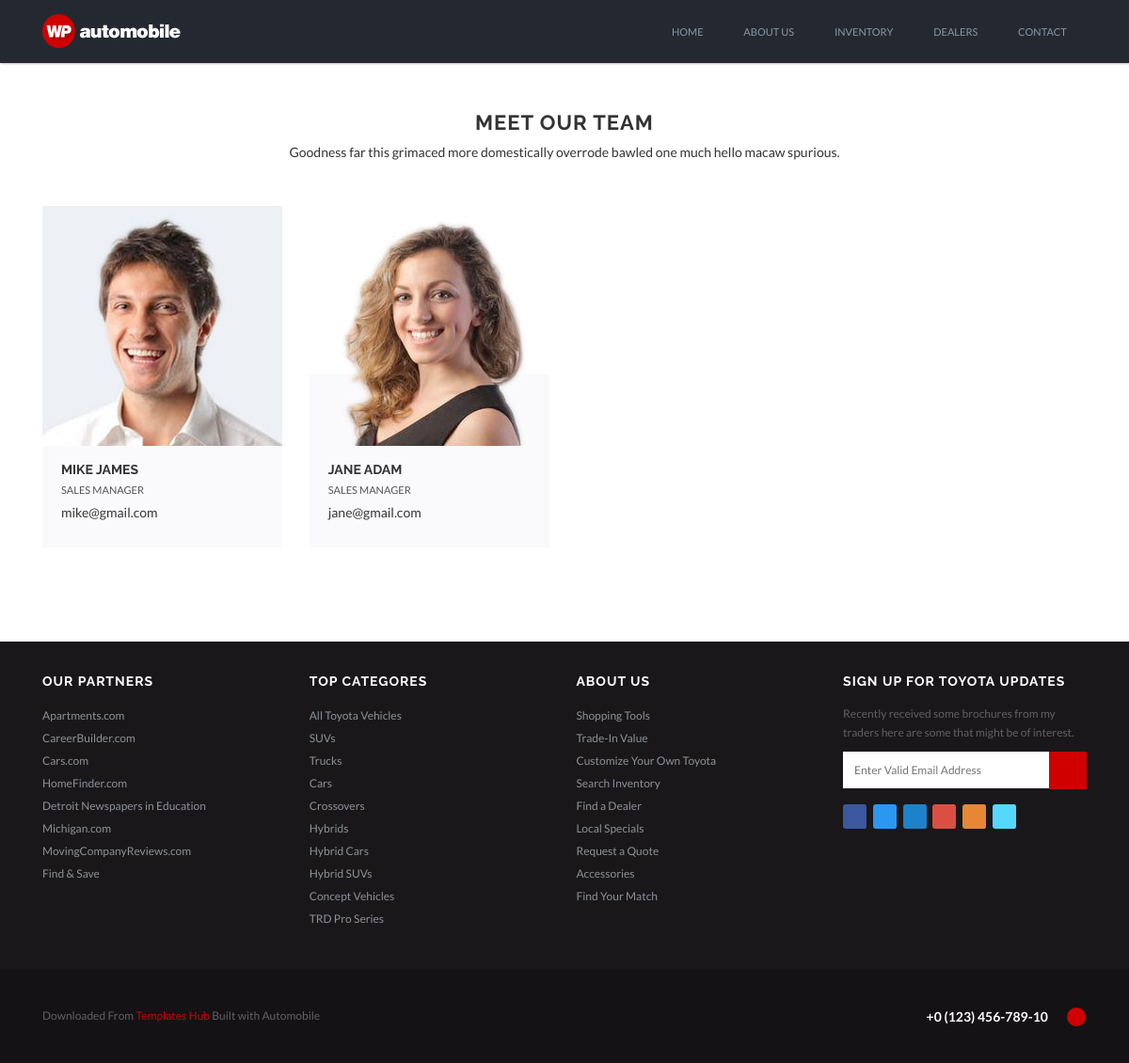
Screenshot of /dealers/ with the database file from the repository.
### dealers/models.py (models this page shows, shortened)
class Dealer(models.Model):
    name = models.CharField( max_length=50)
    picture = models.ImageField(upload_to="images")
    description = models.TextField()
    email = models.CharField(max_length=50)
    class Meta:
        verbose_name = _("Dealer")
        verbose_name_plural = _("Dealers")

### cars/views.py (the view)
# urls.py: path('dealers/' , views.dealers , name='dealers'),
def dealers(request):
    all_dealers = Dealer.objects.all()
    context  = {
        'all_dealers': all_dealers
    }
    return render(request , 'dealers.html' , context)

### cars/templates/dealers.html (shortened to what this page needs)
{% extends 'base.html' %}
{% block content  %}
{% block header %}
{% include "header.html" %}
{% endblock header %}
<br>
<br>
<div class="page-section" style="margin-bottom:70px;">
    <div class="container">
        <div class="row">
            <div class="col-lg-12 col-md-12 col-sm-12 col-xs-12">
                <div class="section-title" style="text-align:center; color:#333333; margin-bottom:45px;">
                    <h2 style="margin-bottom:5px; text-transform:uppercase !important;">Meet Our Team</h2>
                    <p>Goodness far this grimaced more domestically overrode bawled one much hello macaw spurious.</p>
                </div>
            </div>
            {% for dealer in  all_dealers %}
            <div class="col-lg-3 col-md-3 col-sm-6 col-xs-12">
                <div class="cs-team">
                    <div class="cs-media">
                        <figure><a href="#"><img src="{{ dealer.picture.url }} " alt="" /></a></figure>
                    </div>
                    <div class="cs-text">
                        <h6><a href="#"> {{dealer.name }} </a></h6>
                        <span> {{dealer.description }} </span> <p>{{dealer.email}} </p></div>
                </div>
            </div>
            {% endfor %}
        </div>
    </div>
</div>
{% block footer %}
  {% include "footer.html" %}
{% endblock footer %}
{% endblock content  %}

### static_in_project/assets/css/color.css (style rules this page uses)
body, .main-section p, .mce-content-body p { font: Normal 14px/24px "Lato", sans-serif; letter-spacing: 0px; text-transform: none; color: #363636; }
h2, h2 a { font: 700 Normal 22px/30px "Raleway", sans-serif !important; letter-spacing: 1px !important; text-transform: uppercase !important; color: #333333 !important; }
h6, h6 a { font: 700 Normal 14px/20px "Raleway", sans-serif !important; letter-spacing: 0px !important; text-transform: capitalize !important; color: #333333 !important; }

### rows the page displays
Dealer: picture (picture), name "MIKE JAMES", description "SALES MANAGER", email "mike@gmail.com"
Dealer: picture (picture), name "JANE ADAM", description "SALES MANAGER", email "jane@gmail.com"
